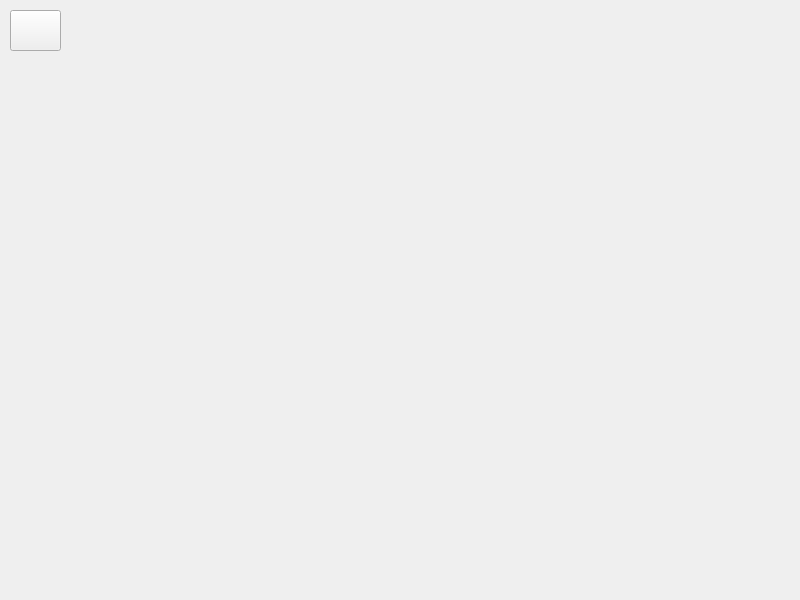
<?xml version="1.0" encoding="UTF-8"?>
<ui version="4.0">
 <class>MainPage</class>
 <widget class="QWidget" name="MainPage">
  <property name="geometry">
   <rect>
    <x>0</x>
    <y>0</y>
    <width>800</width>
    <height>600</height>
   </rect>
  </property>
  <property name="windowTitle">
   <string>MainPage</string>
  </property>
  <widget class="QPushButton" name="btnAlarm">
   <property name="geometry">
    <rect>
     <x>10</x>
     <y>10</y>
     <width>51</width>
     <height>41</height>
    </rect>
   </property>
   <property name="styleSheet">
    <string notr="true">border-image: url(:/Image/alarm.png);</string>
   </property>
   <property name="text">
    <string/>
   </property>
  </widget>
 </widget>
 <resources/>
 <connections/>
</ui>
